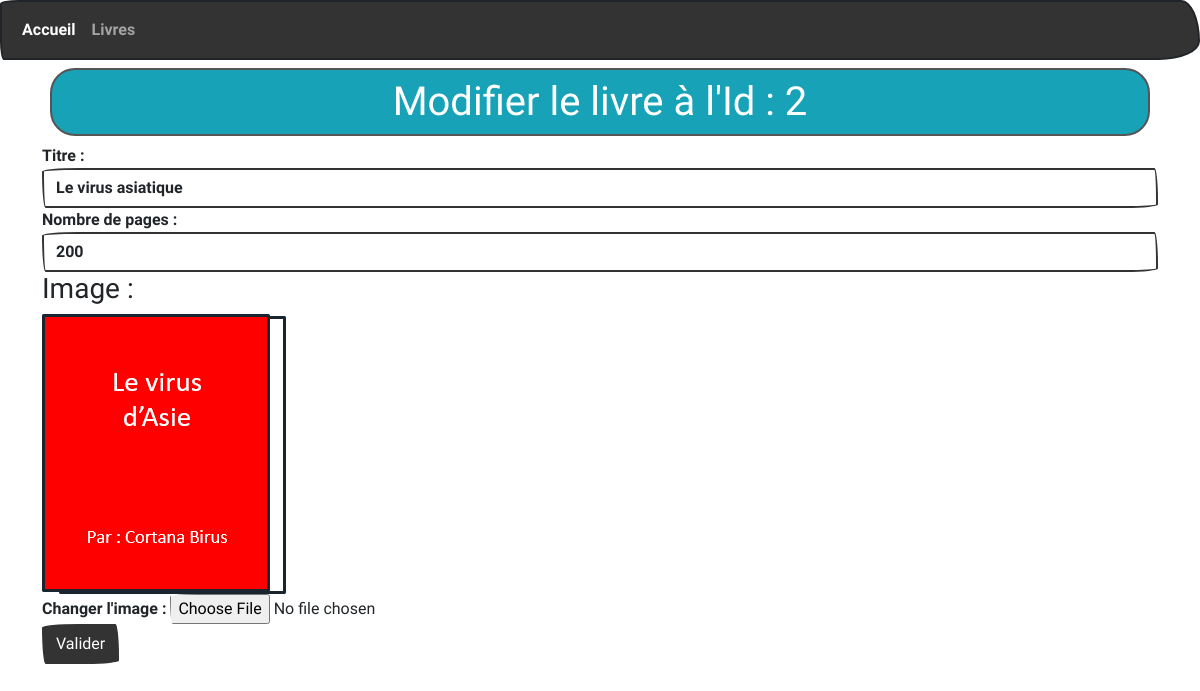
Screenshot of /les-livres/m/2 with the database file from the repository.
### tables this page shows
CREATE TABLE `livres` (
  `id` int(11) NOT NULL,
  `titre` varchar(150) NOT NULL,
  `nbPages` int(11) NOT NULL,
  `image` varchar(150) NOT NULL
);

### controllers/LivresController.controller.php (called while the page is built, shortened)
<?php
    require_once "models/LivresManager.model.php";
    class LivresController {
        private $livresManager;
        function __construct() {
            $this->livresManager = new LivresManager();
            $this->livresManager->chargementLivres();
        }
        function viewModificationLivre($id) {
            $livre = $this->livresManager->getLivreById($id);
            require "views/modifierLivre.view.php";
        }
    }
?>

### models/LivresManager.model.php (called while the page is built, shortened)
<?php
    require_once "PDOAccess.model.php";
    require_once "Livre.model.php";
    class LivresManager extends PDOAccess {
        private $tabLivres;
        function ajoutLivreDansTab($livre) {
            $this->tabLivres[] = $livre;
        }
        function chargementLivres() {
            $req = $this->getAccessBDD()->prepare("SELECT * FROM livres");
            $req->execute();
            $livres = $req->fetchAll(PDO::FETCH_ASSOC);
        }
        function getLivreById($id) {
            for ($i = 0 ; count($this->tabLivres) ; $i++) {
                if ($this->tabLivres[$i]->getId() === $id) {
                    return $this->tabLivres[$i];
                }
            }
        }
    }
?>

### models/Livre.model.php (called while the page is built, shortened)
<?php
    class Livre {
        private $id;
        private $titre;
        private $nbPages;
        private $image;
        function __construct($id, $titre, $nbPages, $image) {
            $this->id = $id;
            $this->titre = $titre;
            $this->nbPages = $nbPages;
            $this->image = $image;
        }
        function getId() {return $this->id;}
        function getTitre() {return $this->titre;}
        function getNbPages() {return $this->nbPages;}
        function getImage() {return $this->image;}
    }
?>

### models/PDOAccess.model.php (called while the page is built, shortened)
<?php
    abstract class PDOAccess {
        private static $pdo;
        private function setAccessBDD() {
            self::$pdo = new PDO("mysql:host=localhost;dbname=app_biblio;charset=utf8;", "root", "");
            self::$pdo->setAttribute(PDO::ATTR_ERRMODE, PDO::ERRMODE_WARNING);
        }
        protected function getAccessBDD() {
            return self::$pdo;
        }
    }
?>

### views/modifierLivre.view.php (the view, shortened to what this page needs)
    <form method="POST" action="<?= URL ?>les-livres/mv" enctype="multipart/form-data">
        <div class="form-group">
            <label for="titre">Titre : </label>
            <input type="text" class="form-control" id="titre" name="titre" value="<?= $livre->getTitre(); ?>" required>
        </div>
        <div class="form-group">
            <label for="nbPages">Nombre de pages : </label>
            <input type="number" class="form-control" id="nbPages" name="nbPages" value=<?= $livre->getNbPages(); ?> required>
        </div>
        <h3>Image : </h3>
        <img src="<?= URL ?>public/images/<?= $livre->getImage(); ?>" >
        <div class="form-group">
            <label for="image">Changer l'image : </label>
            <input type="file" class="form-control-file" id="image" name="image">
        </div>
        <button type="submit" class="btn btn-primary">Valider</button>
    </form>
<?php
    $titreH1 = "Modifier le livre à l'Id : " . $livre->getId();
    $content = ob_get_clean();
    require "template.php";
?>

### views/template.php (shortened to what this page needs)
<!DOCTYPE html>
<html lang="fr">
<head>
    <link rel="stylesheet" href="https://bootswatch.com/5/sketchy/bootstrap.min.css">
</head>
<body>
    <nav class="navbar navbar-expand-lg navbar-dark bg-primary">
        <div class="container-fluid">
            <div class="collapse navbar-collapse" id="navbarColor01">
                <ul class="navbar-nav me-auto">
                    <li class="nav-item">
                        <a class="nav-link active" href="<?= URL ?>accueil">Accueil
                        </a>
                    </li>
                    <li class="nav-item">
                        <a class="nav-link" href="<?= URL ?>les-livres">Livres</a>
                    </li>
                </ul>
            </div>
        </div>
    </nav>
    <div class="container">
        <h1 class="rounded border border-dark p-2 m-2 text-center text-white bg-info"><?= $titreH1 ?></h1>
        <?= $content ?>
    </div>
</body>
</html>

### rows the page displays
livres: id "Modifier le livre à l'Id : 2", titre "Le virus asiatique", nbPages "200", image (picture)
